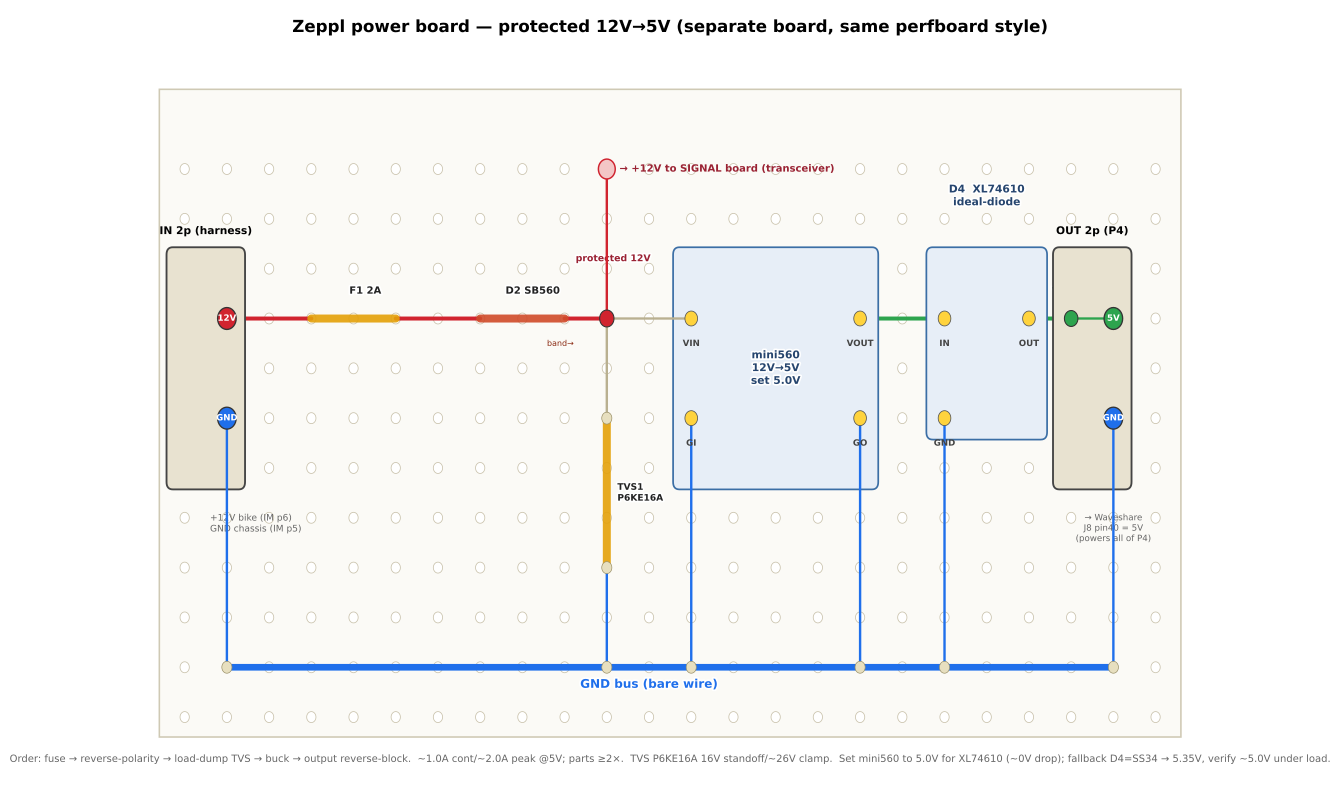

Generate this figure with Python:
# Bike power board: perfboard layout of the protected 12V->5V chain that
# bike-power-chain.py draws schematically (fuse -> reverse-polarity Schottky
# -> load-dump TVS -> mini560 buck @5.0V -> XL74610 ideal-diode -> 5V to the
# board). Separate board from the signal board (switcher noise/current). Parts
# + ratings in bike-power-chain.bom.md / firmware/docs/reference/bike-power-injection.md.
# matplotlib, NOT schemdraw. Regenerate: python3 bike_power_perfboard.py (needs matplotlib).
import matplotlib
matplotlib.use("Agg")
import matplotlib.pyplot as plt
from matplotlib.patches import FancyBboxPatch, Rectangle, Circle
import matplotlib.patheffects as pe

def X(c): return c
def Y(r): return -r
LBL=[pe.withStroke(linewidth=2.5,foreground="white")]

fig, ax = plt.subplots(figsize=(14,8.5))
fig.patch.set_facecolor("white"); ax.set_facecolor("white")
ax.set_xlim(-1.0, 25.5); ax.set_ylim(-13.6, 2.2); ax.axis("off")

NC, NR = 24, 12
ax.add_patch(Rectangle((0.4,-12.4),24.2,13.0, facecolor="#fbfaf6",edgecolor="#cfc9b4",lw=1.2,zorder=0))
for r in range(1,NR+1):
    for c in range(1,NC+1):
        ax.add_patch(Circle((X(c),Y(r)),0.11,facecolor="white",edgecolor="#c9c2ac",lw=0.6,zorder=1))

def busline(row,x0,x1,color,label,lx,ly=0.0):
    ax.plot([x0,x1],[Y(row),Y(row)],color=color,lw=5,solid_capstyle="round",zorder=2)
    t=ax.text(lx,Y(row)+ly,label,ha="center",va="center",fontsize=9,fontweight="bold",color=color,zorder=6)
    t.set_path_effects(LBL)

def part(c1,r1,c2,r2,label,color,loff=(0.3,0),fs=8):
    x1,y1,x2,y2=X(c1),Y(r1),X(c2),Y(r2)
    ax.plot([x1,x2],[y1,y2],color=color,lw=6,solid_capstyle="round",zorder=3,alpha=0.9)
    t=ax.text((x1+x2)/2+loff[0],(y1+y2)/2+loff[1],label,ha="left",va="center",fontsize=fs,fontweight="bold",color="#222",zorder=6)
    t.set_path_effects(LBL)

def jumper(c1,r1,c2,r2,color="#b9b090"):
    ax.plot([X(c1),X(c2)],[Y(r1),Y(r2)],color=color,lw=1.8,zorder=4,solid_capstyle="round")
    for (c,r) in [(c1,r1),(c2,r2)]:
        ax.add_patch(Circle((X(c),Y(r)),0.12,facecolor="#e7dfbf",edgecolor="#9a9068",lw=0.5,zorder=5))

def flow(c1,c2,r,color="#d1242f"):
    ax.plot([X(c1),X(c2)],[Y(r),Y(r)],color=color,lw=3,zorder=2,solid_capstyle="round")

def module(c1,r1,c2,r2,name,pins):
    ax.add_patch(FancyBboxPatch((X(c1)-0.4,Y(r2)-0.4),X(c2)-X(c1)+0.8,Y(r1)-Y(r2)+0.8,
        boxstyle="round,pad=0.03,rounding_size=0.15",facecolor="#e7eef7",edgecolor="#3b6ea5",lw=1.3,zorder=3))
    t=ax.text((X(c1)+X(c2))/2,(Y(r1)+Y(r2))/2,name,ha="center",va="center",fontsize=8,fontweight="bold",color="#26456e",zorder=5)
    t.set_path_effects(LBL)
    for c,r,pl in pins:
        ax.add_patch(Circle((X(c),Y(r)),0.15,facecolor="#ffd33d",edgecolor="#555",lw=0.6,zorder=6))
        ax.text(X(c),Y(r)-0.42,pl,ha="center",va="top",fontsize=6.5,fontweight="bold",color="#444",zorder=7)

def terminal(c1,r1,c2,r2,name,pins):
    ax.add_patch(FancyBboxPatch((X(c1)-0.4,Y(r2)-0.4),X(c2)-X(c1)+0.8,Y(r1)-Y(r2)+0.8,
        boxstyle="round,pad=0.03,rounding_size=0.15",facecolor="#e8e2d0",edgecolor="#444",lw=1.4,zorder=3))
    t=ax.text((X(c1)+X(c2))/2,Y(r1)+0.75,name,ha="center",va="center",fontsize=8,fontweight="bold",zorder=5)
    for c,r,pl,co in pins:
        ax.add_patch(Circle((X(c),Y(r)),0.22,facecolor=co,edgecolor="#333",lw=1.0,zorder=6))
        ax.text(X(c),Y(r),pl,ha="center",va="center",fontsize=6.5,fontweight="bold",color="white",zorder=7)

# ground bus
busline(11,2,23,"#1f6feb","GND bus (bare wire)",12,-0.35)

# IN screw terminal (2p): +12V + GND
terminal(1,3,2,7,"IN 2p (harness)",[(2,4,"12V","#d1242f"),(2,6,"GND","#1f6feb")])
ax.text(1.6,Y(8)+0.1,"+12V bike (IM p6)\nGND chassis (IM p5)",ha="left",va="top",fontsize=6.8,color="#666")
jumper(2,6,2,11,"#1f6feb")           # IN GND -> GND bus

# F1 fuse
flow(2,4,4); part(4,4,6,4,"F1 2A","#e3a008",loff=(-0.1,0.55),fs=7.5)
# D2 reverse-polarity schottky (band/cathode -> right/output)
flow(6,8,4); part(8,4,10,4,"D2 SB560","#cf4b2a",loff=(-0.4,0.55),fs=7.5)
ax.text(9.9,Y(4)-0.55,"band→",ha="center",fontsize=6,color="#8a2a12")
# protected node
flow(10,11,4)
ax.add_patch(Circle((X(11),Y(4)),0.17,facecolor="#d1242f",edgecolor="#333",lw=0.8,zorder=6))
ax.text(11.15,Y(4)+1.15,"protected 12V",ha="center",fontsize=7,color="#9a2233",fontweight="bold",path_effects=LBL)
# +12V tap up to signal board
jumper(11,4,11,1,"#d1242f")
ax.add_patch(Circle((X(11),Y(1)),0.2,facecolor="#f3c6c6",edgecolor="#cf222e",lw=1.1,zorder=6))
ax.text(11.3,Y(1),"→ +12V to SIGNAL board (transceiver)",ha="left",va="center",fontsize=7.5,fontweight="bold",color="#9a2233")
# TVS1 down to GND (band/cathode at top -> +rail)
part(11,6,11,9,"TVS1\nP6KE16A","#e3a008",loff=(0.25,0),fs=6.8)
jumper(11,4,11,6); jumper(11,9,11,11,"#1f6feb")

# mini560 buck
jumper(11,4,13,4)
module(13,3,17,7,"mini560\n12V→5V\nset 5.0V",[(13,4,"VIN"),(13,6,"GI"),(17,4,"VOUT"),(17,6,"GO")])
jumper(13,6,13,11,"#1f6feb")        # GI -> GND
jumper(17,6,17,11,"#1f6feb")        # GO -> GND

# D4 ideal-diode module
flow(17,19,4,"#2da44e")
# D4's name is drawn ABOVE the body, not centred in it: the module is only two
# columns wide, so a centred name overlapped its own IN/OUT pin labels and read
# as "IN XL74610OUT". D4 is directional and this printout is the build reference.
module(19,3,21,6,"",[(19,4,"IN"),(21,4,"OUT"),(19,6,"GND")])
ax.text(20,Y(2)+0.2,"D4  XL74610\nideal-diode",ha="center",va="bottom",fontsize=8,
        fontweight="bold",color="#26456e",zorder=7,path_effects=LBL)
jumper(19,6,19,11,"#1f6feb")
# VCC_5V node
flow(21,22,4,"#2da44e")
ax.add_patch(Circle((X(22),Y(4)),0.16,facecolor="#2da44e",edgecolor="#333",lw=0.8,zorder=6))
ax.text(22,Y(4)+0.5,"VCC_5V",ha="center",fontsize=6.8,color="#1a7f37",fontweight="bold",path_effects=LBL)

# OUT screw terminal (2p): 5V + GND -> P4
terminal(22,3,23,7,"OUT 2p (P4)",[(23,4,"5V","#2da44e"),(23,6,"GND","#1f6feb")])
jumper(22,4,23,4,"#2da44e"); jumper(23,6,23,11,"#1f6feb")
ax.text(23,Y(8)+0.1,"→ Waveshare\nJ8 pin40 = 5V\n(powers all of P4)",ha="center",va="top",fontsize=6.5,color="#666")

ax.text(12.5,1.75,"Zeppl power board — protected 12V→5V (separate board, same perfboard style)",
        ha="center",fontsize=12.5,fontweight="bold")
ax.text(12.5,-12.9,
 "Order: fuse → reverse-polarity → load-dump TVS → buck → output reverse-block.  ~1.0A cont/~2.0A peak @5V; parts ≥2×.  "
 "TVS P6KE16A 16V standoff/~26V clamp.  Set mini560 to 5.0V for XL74610 (~0V drop); fallback D4=SS34 → 5.35V, verify ~5.0V under load.",
 ha="center",fontsize=7.5,color="#666")

plt.tight_layout()
fig.savefig("bike_power_perfboard.png", dpi=140, facecolor="white", bbox_inches="tight")
fig.savefig("bike_power_perfboard.svg", facecolor="white", bbox_inches="tight")
print("ok")
